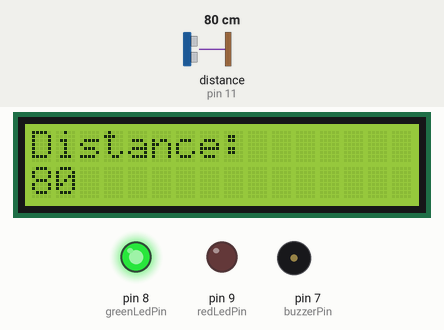
This sketch was run on a simulated Arduino Uno, built with avr-gcc and run on an emulated ATmega328P. Shown: 16×2 character LCD, output pins drawn as LEDs (lit = HIGH), buzzer (waves = sounding, pin HIGH). Wiring (inferred from the names in the program): ultrasonic range finder: trigger pin 12; echo pin 11. The test bench sets the inputs (shaded band); at power-on: distance to the obstacle (sensor on pin 11) 80 cm. The echo pulse lasts 58.3 µs per cm; pins used as bus, display or sensor lines are not drawn.

Above: at 3.23 s.
3.3 s: distance to the obstacle (sensor on pin 11) set to 32 cm
At 3.37 s:
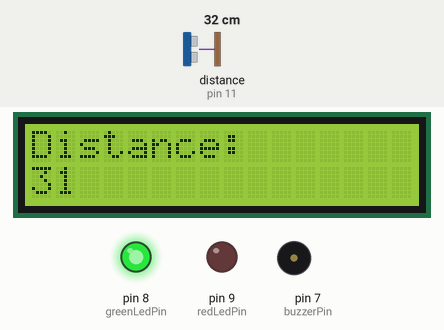
4.9 s: distance to the obstacle (sensor on pin 11) set to 28 cm
At 4.91 s:
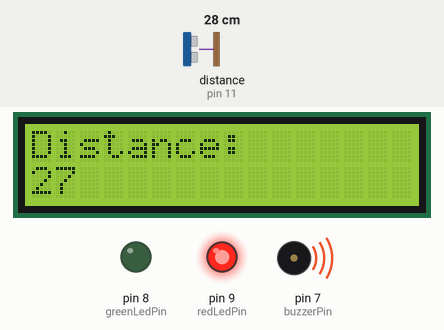
6.5 s: distance to the obstacle (sensor on pin 11) set to 9 cm
At 6.52 s:
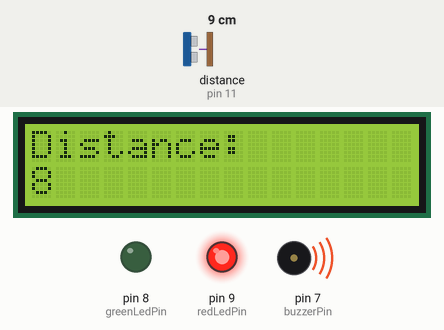
9.5 s: distance to the obstacle (sensor on pin 11) set to 250 cm
At 9.53 s:
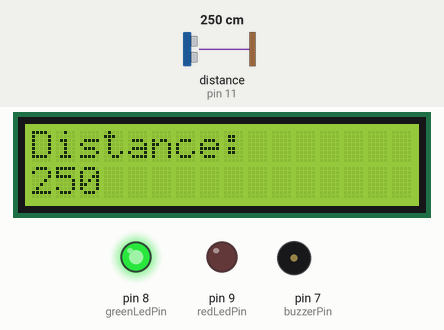
Timing chart, 0 to 12.5 s (numbered marks = the images above; inputs shaded):
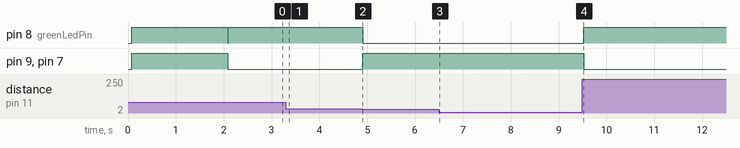

The sketch:

distance_meter.ino
```cpp
#include <Wire.h>
#include <LiquidCrystal_I2C.h>
#define trigPin 12
#define echoPin 11
#define redLedPin 9
#define greenLedPin 8
#define buzzerPin 7

LiquidCrystal_I2C lcd(0x27, 2, 1, 0, 4, 5, 6, 7, 3, POSITIVE);

void setup() {
  pinMode(buzzerPin, OUTPUT);
  pinMode(greenLedPin, OUTPUT);
  pinMode(redLedPin, OUTPUT);
  pinMode(trigPin, OUTPUT);
  pinMode(echoPin, INPUT);
  lcd.begin(16,2);
  lcd.backlight();
  lcd.setCursor(0,0);
  lcd.print("Distance meter");
  lcd.setCursor(0,1);
  lcd.print("v0.1");
  digitalWrite(greenLedPin,HIGH);
  digitalWrite(redLedPin, HIGH);
  digitalWrite(buzzerPin, HIGH);
  delay(2000);
  digitalWrite(redLedPin, LOW);
  digitalWrite(greenLedPin,LOW);
  digitalWrite(buzzerPin, LOW);
}

void loop() {
  lcd.clear();
  lcd.setCursor(0,0);
  lcd.print("Distance:");
  lcd.setCursor(0,1);
  range(0, 30);
  delay(50);
}

int measureDistance() {
  long time, distance;

  digitalWrite(trigPin, LOW);
  delayMicroseconds(2);
  digitalWrite(trigPin, HIGH);
  delayMicroseconds(10);
  digitalWrite(trigPin, LOW);

  time = pulseIn(echoPin, HIGH);
  distance = time / 58;

  return distance;
}

void range(int a, int b) {
  int howFar = measureDistance();
  if ((howFar > a) && (howFar < b)) {
      digitalWrite(greenLedPin, LOW);
      digitalWrite(buzzerPin, HIGH);
      digitalWrite(redLedPin, HIGH);
      lcd.print(howFar);
  } else {
      digitalWrite(buzzerPin, LOW);
      digitalWrite(redLedPin, LOW);
      digitalWrite(greenLedPin, HIGH);
      lcd.print(howFar);
  }
}
```

Measured:
- the behaviour switches between 31 and 30 cm on distance to the obstacle (sensor on pin 11) (found by bisection; images 1 and 2)
- after the input at 3.3 s, the display: first differs from a run without the input after 0.06 s (image 1)
- after the input at 4.9 s, pin 8 (greenLedPin): HIGH → LOW at once; pin 9 (redLedPin), pin 7 (buzzerPin): LOW → HIGH at once; the display: first differs from a run without the input at once (image 2)
- after the input at 6.5 s, the display: first differs from a run without the input at once (image 3)
- after the input at 9.5 s, pin 8 (greenLedPin): LOW → HIGH at once; pin 9 (redLedPin), pin 7 (buzzerPin): HIGH → LOW at once; the display: first differs from a run without the input at once (image 4)
